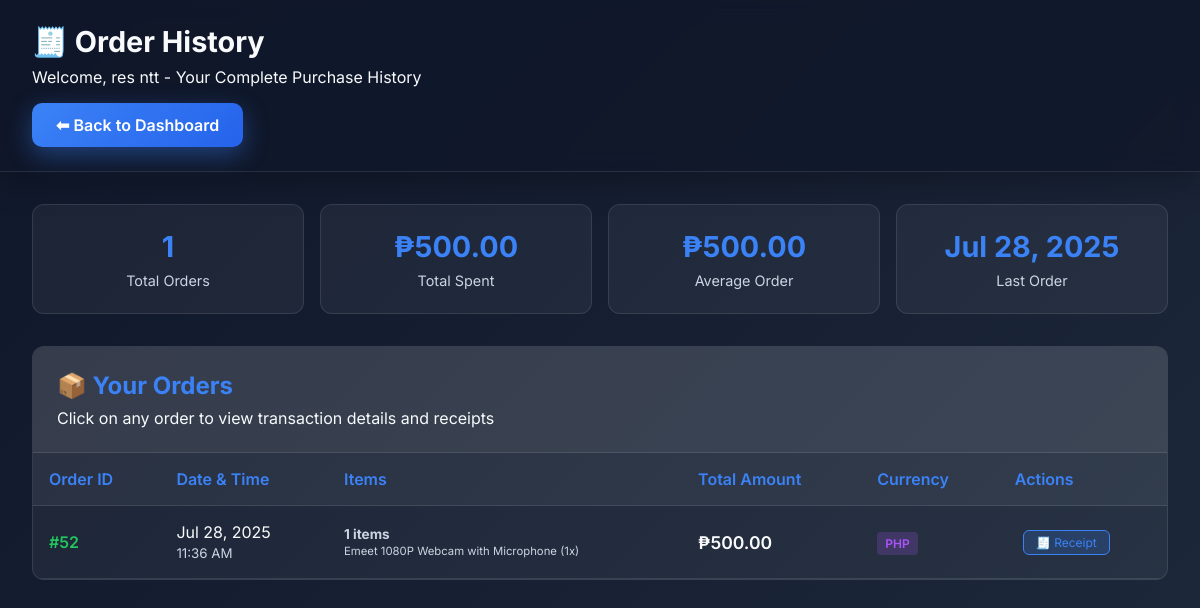
The app's page /order_history.php (signed in) with its own data.
### tables this page shows
CREATE TABLE `users` (
  `id` int(11) NOT NULL,
  `name` varchar(255) DEFAULT NULL,
  `email` varchar(255) DEFAULT NULL,
  `password` varchar(255) DEFAULT NULL,
  `role` enum('admin','staff','customer') DEFAULT 'customer'
);

CREATE TABLE `transaction_log` (
  `id` int(11) NOT NULL,
  `user_id` int(11) DEFAULT NULL,
  `total` decimal(10,2) DEFAULT NULL,
  `currency` varchar(10) DEFAULT 'PHP',
  `created_at` timestamp NOT NULL DEFAULT current_timestamp()
);

### order_history.php (the view, shortened to what this page needs)
<?php
include 'db_connect.php';
$user_id = $_SESSION['user_id'];
$stmt = $pdo->prepare("SELECT name, role FROM users WHERE id = ?");
$stmt->execute([$user_id]);
$user = $stmt->fetch(PDO::FETCH_ASSOC);
$stmt = $pdo->prepare("
    SELECT
        o.id,
        o.total,
        o.currency,
        o.created_at,
        COUNT(oi.id) as item_count,
        SUM(oi.quantity) as total_items,
        GROUP_CONCAT(
            CONCAT(p.name, ' (', oi.quantity, 'x)')
            ORDER BY p.name SEPARATOR ', '
        ) as items_summary
    FROM transaction_log o
    LEFT JOIN order_items oi ON o.id = oi.order_id
    LEFT JOIN products p ON oi.product_id = p.id
    WHERE o.user_id = ?
    GROUP BY o.id, o.total, o.currency, o.created_at
    ORDER BY o.created_at DESC
");
$stmt->execute([$user_id]);
$orders = $stmt->fetchAll(PDO::FETCH_ASSOC);
$stats_stmt = $pdo->prepare("
    SELECT
        COUNT(*) as total_orders,
        SUM(total) as total_spent,
        AVG(total) as avg_order_value,
        MAX(created_at) as last_order_date,
        MIN(created_at) as first_order_date
    FROM transaction_log
    WHERE user_id = ?
");
$stats_stmt->execute([$user_id]);
$stats = $stats_stmt->fetch(PDO::FETCH_ASSOC);
?>
<!DOCTYPE html>
<html lang="en">
<head>
</head>
<body>
    <header>
        <h1>🧾 Order History</h1>
        <p>Welcome, <?= htmlspecialchars($user['name']) ?> - Your Complete Purchase History</p>
        <a href="customer_dashboard.php" class="back-btn">⬅ Back to Dashboard</a>
    </header>
    <main>
        <?php if (!empty($orders)): ?>
            <div class="stats-grid">
                <div class="stat-card">
                    <div class="stat-number"><?= $stats['total_orders'] ?></div>
                    <div class="stat-label">Total Orders</div>
                </div>
                <div class="stat-card">
                    <div class="stat-number">₱<?= number_format($stats['total_spent'], 2) ?></div>
                    <div class="stat-label">Total Spent</div>
                </div>
                <div class="stat-card">
                    <div class="stat-number">₱<?= number_format($stats['avg_order_value'], 2) ?></div>
                    <div class="stat-label">Average Order</div>
                </div>
                <div class="stat-card">
                    <div class="stat-number"><?= date('M j, Y', strtotime($stats['last_order_date'])) ?></div>
                    <div class="stat-label">Last Order</div>
                </div>
            </div>
            <div class="orders-container">
                <div class="orders-header">
                    <h2>📦 Your Orders</h2>
                    <p>Click on any order to view transaction details and receipts</p>
                </div>
                <table>
                    <thead>
                        <tr>
                            <th>Order ID</th>
                            <th>Date & Time</th>
                            <th>Items</th>
                            <th>Total Amount</th>
                            <th>Currency</th>
                            <th>Actions</th>
                        </tr>
                    </thead>
                    <tbody>
                        <?php foreach ($orders as $order): ?>
                            <tr class="order-row">
                                <td>
                                    <span class="order-id">#<?= $order['id'] ?></span>
                                </td>
                                <td>
                                    <?= date("M j, Y", strtotime($order['created_at'])) ?><br>
                                    <small style="color: #cbd5e1;"><?= date("g:i A", strtotime($order['created_at'])) ?></small>
                                </td>
                                <td>
                                    <div class="items-summary">
                                        <strong><?= $order['total_items'] ?> items</strong><br>
                                        <small><?= $order['items_summary'] ? htmlspecialchars($order['items_summary']) : 'No items found' ?></small>
                                    </div>
                                </td>
                                <td>
                                    <span class="amount">₱<?= number_format($order['total'], 2) ?></span>
                                </td>
                                <td>
                                    <span class="currency"><?= $order['currency'] ?></span>
                                </td>
                                <td>
                                    <a href="generate_receipt.php?order_id=<?= $order['id'] ?>" class="receipt-btn">
                                        🧾 Receipt
                                    </a>
                                </td>
                            </tr>
                        <?php endforeach; ?>
                    </tbody>
                </table>
            </div>
        <?php endif; ?>
    </main>
</body>
</html>

### order_history.php (style rules this page uses)
* { box-sizing: border-box; font-family: 'Inter', sans-serif; margin: 0; padding: 0; }
body { background: linear-gradient(135deg, #0f172a, #1e293b); color: #f8fafc; min-height: 100vh; }
header { background: rgba(15, 23, 42, 0.8); backdrop-filter: blur(10px); border-bottom: 1px solid rgba(255,255,255,0.1); padding: 1.5rem 2rem; box-shadow: 0 10px 30px rgba(0,0,0,0.25); }
header h1 { font-size: 1.8rem; font-weight: 700; margin-bottom: 0.5rem; }
.back-btn { display: inline-block; margin-top: 1rem; background: linear-gradient(135deg, #3b82f6, #2563eb); color: #fff; padding: 0.75rem 1.5rem; border-radius: 10px; text-decoration: none; font-weight: 600; transition: 0.3s; box-shadow: 0 8px 24px rgba(59, 130, 246, 0.4); }
main { padding: 2rem; max-width: 1200px; margin: 0 auto; }
.stats-grid { display: grid; grid-template-columns: repeat(auto-fit, minmax(200px, 1fr)); gap: 1rem; margin-bottom: 2rem; }
.stat-card { background: rgba(255,255,255,0.05); border: 1px solid rgba(255,255,255,0.1); border-radius: 12px; padding: 1.5rem; text-align: center; }
.stat-number { font-size: 1.8rem; font-weight: 700; color: #3b82f6; }
.stat-label { color: #cbd5e1; margin-top: 0.5rem; font-size: 0.9rem; }
.orders-container { background: rgba(255,255,255,0.05); border: 1px solid rgba(255,255,255,0.1); border-radius: 12px; overflow: hidden; }
.orders-header { background: rgba(255,255,255,0.1); padding: 1.5rem; border-bottom: 1px solid rgba(255,255,255,0.1); }
.orders-header h2 { color: #3b82f6; margin-bottom: 0.5rem; }
table { width: 100%; border-collapse: collapse; }
th, td { padding: 1rem; text-align: left; border-bottom: 1px solid rgba(255,255,255,0.1); }
th { background: rgba(255,255,255,0.05); font-weight: 600; color: #3b82f6; }
.order-id { font-weight: 600; color: #22c55e; }
.amount { font-weight: 600; font-size: 1.1rem; }
.currency { background: rgba(168, 85, 247, 0.2); color: #a855f7; padding: 0.25rem 0.5rem; border-radius: 4px; font-size: 0.75rem; font-weight: 600; }
.items-summary { font-size: 0.85rem; color: #cbd5e1; max-width: 300px; }
.receipt-btn { background: rgba(59, 130, 246, 0.2); color: #3b82f6; border: 1px solid #3b82f6; padding: 0.25rem 0.75rem; border-radius: 6px; font-size: 0.75rem; cursor: pointer; transition: 0.3s; text-decoration: none; display: inline-block; margin-left: 0.5rem; }
.order-row { transition: 0.3s; }

### records on screen
users: name "res ntt"
transaction_log: id "52", created_at "Jul 28, 2025", created_at "11:36 AM", total_items "1", items_summary "Emeet 1080P Webcam with Microphone (1x)", total "500.00", currency "PHP"

### other values on screen
$stats['total_orders'] "1"
$stats['total_spent'] "500.00"
$stats['avg_order_value'] "500.00"
date('M j, Y', strtotime($stats['last_order_date'])) "Jul 28, 2025"
